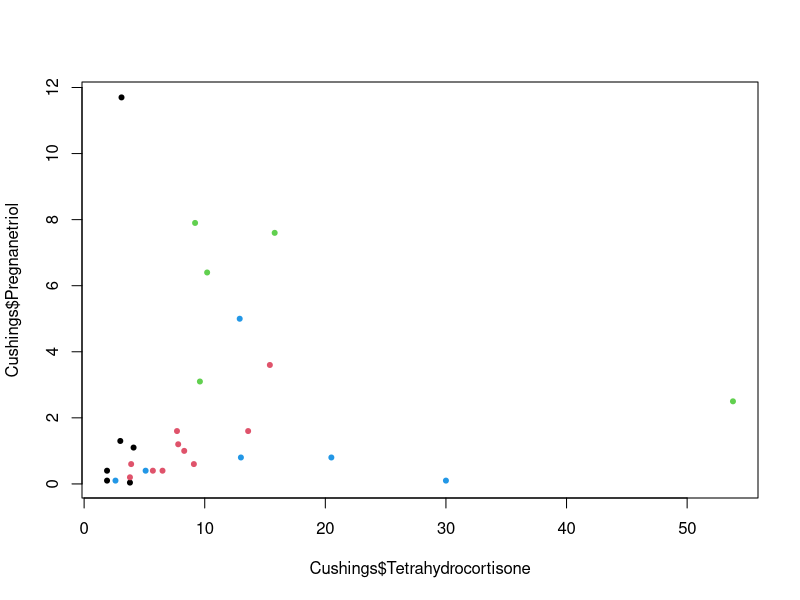
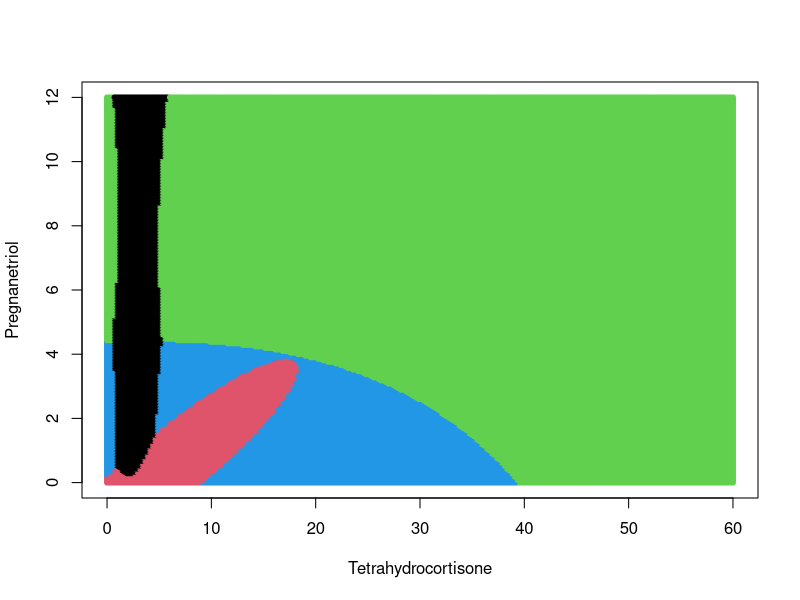
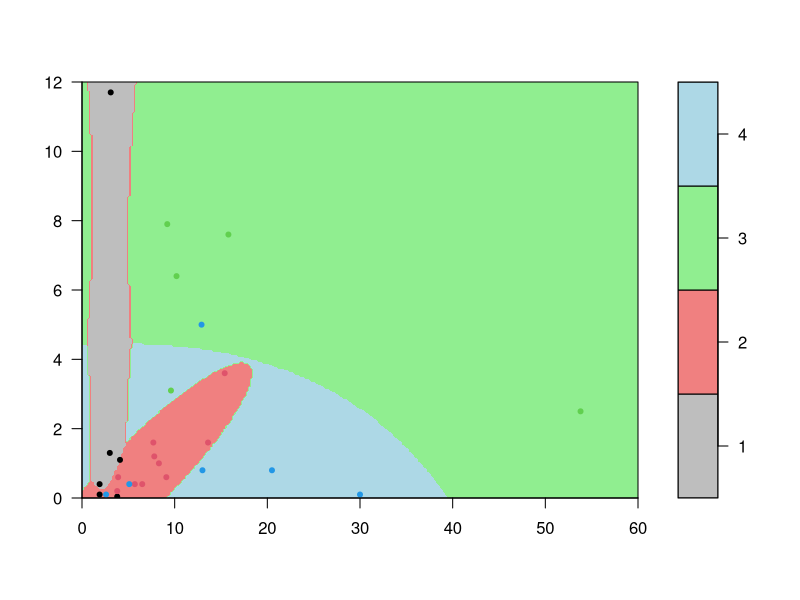

Here is the R script that generated these plots, in order:
###
# 1. ilość klas zbioru danych - 1
# 2. 150 (50 * 3)
# 3. nie

###
# 4. należy zmienic wagi w zbiorze danych, a następnie wytenować klasyfikator ponownie 
# 5. LDA wykorzystuje liniową funkcję klasyfikującą lub liniową funkcję dyskryminacyjną, QDA wykorzystuje kwadratową funkcję klasyfikacyjną
# 6. prosta
# 7. wiele prostych, które próbują jak najlepiej odzielić od siebie poszczególne klasy
# 8. parabola, parabole

###
# 9.
library(MASS)
library(class)

plot(Cushings$Tetrahydrocortisone, Cushings$Pregnanetriol, col=Cushings$Type, pch=20)
model = qda(Cushings[1:2], Cushings$Type)
model

klasyfikacja = predict(model)
klasyfikacja
etykiety_klasyfikacja = klasyfikacja$class
etykiety_klasyfikacja

tabela_przynaleznosci = table(Cushings$Type, etykiety_klasyfikacja)
tabela_przynaleznosci

blad = mean(Cushings$Type != etykiety_klasyfikacja)
blad

n = 250
x = seq(0, 60, length=n)
y = seq(0, 12, length=n)
siatka = expand.grid(Tetrahydrocortisone = x, Pregnanetriol = y)
z = predict(model, siatka)
plot(siatka, col=z$class, pch=20, cex=1)

filled.contour(
  x, 
  y, 
  matrix(as.numeric(z$class), nrow=n), 
  levels=0.5:4.5, 
  col=c("gray", "lightcoral", "lightgreen", "lightblue"),
  plot.axes={
    axis(1);
    axis(2);
    points(Cushings$Tetrahydrocortisone, Cushings$Pregnanetriol, col=Cushings$Type, pch=20)
  }
)
